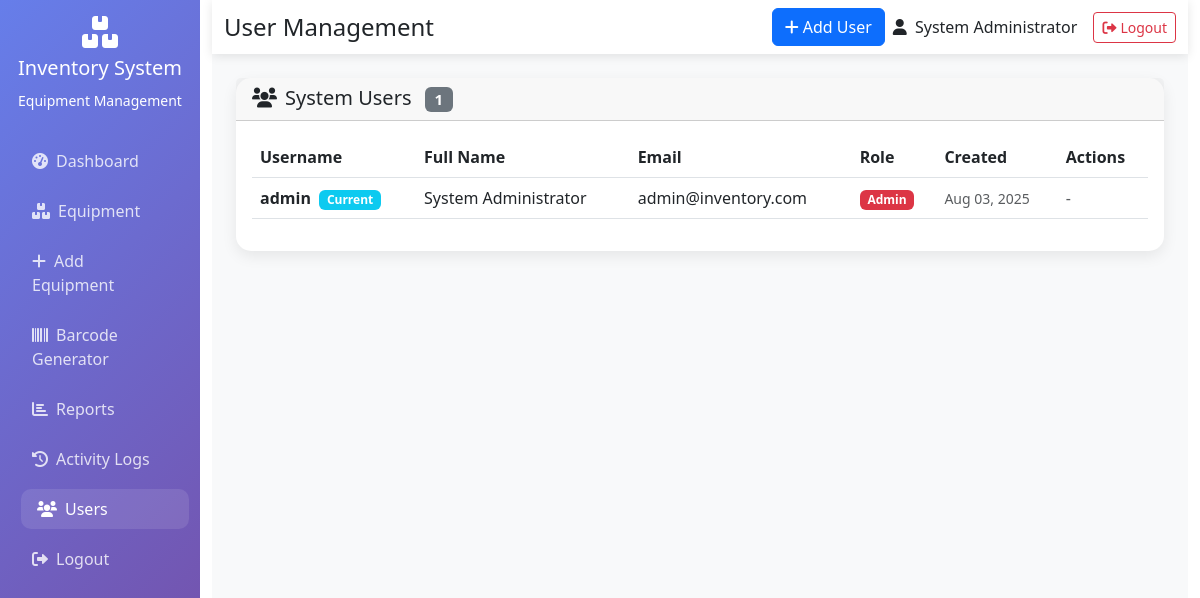
/users.php (signed in), run on the app's committed database.
### tables this page shows
CREATE TABLE users (
    id INT AUTO_INCREMENT PRIMARY KEY,
    username VARCHAR(50) NOT NULL UNIQUE,
    email VARCHAR(100) NOT NULL UNIQUE,
    password VARCHAR(255) NOT NULL,
    full_name VARCHAR(100) NOT NULL,
    role ENUM('admin', 'user') DEFAULT 'admin',
    created_at TIMESTAMP DEFAULT CURRENT_TIMESTAMP,
    updated_at TIMESTAMP DEFAULT CURRENT_TIMESTAMP ON UPDATE CURRENT_TIMESTAMP
);

### users.php (the view, shortened to what this page needs)
<?php
$pdo = getDBConnection();
$stmt = $pdo->query("SELECT * FROM users ORDER BY created_at DESC");
$users_list = $stmt->fetchAll();
?>
<!DOCTYPE html>
<html lang="en">
<head>
    <link href="https://cdn.jsdelivr.net/npm/bootstrap@5.3.0/dist/css/bootstrap.min.css" rel="stylesheet">
    <link href="https://cdnjs.cloudflare.com/ajax/libs/font-awesome/6.0.0/css/all.min.css" rel="stylesheet">
</head>
<body>
    <div class="container-fluid">
        <div class="row">
            <div class="col-md-3 col-lg-2 px-0">
                <div class="sidebar p-3">
                    <div class="text-center mb-4">
                        <i class="fas fa-boxes fa-2x mb-2"></i>
                        <h5>Inventory System</h5>
                        <small>Equipment Management</small>
                    </div>
                    <nav class="nav flex-column">
                        <a class="nav-link" href="dashboard.php">
                            <i class="fas fa-tachometer-alt me-2"></i>Dashboard
                        </a>
                        <a class="nav-link" href="equipment.php">
                            <i class="fas fa-boxes me-2"></i>Equipment
                        </a>
                        <a class="nav-link" href="add_equipment.php">
                            <i class="fas fa-plus me-2"></i>Add Equipment
                        </a>
                        <a class="nav-link" href="barcode_generator.php">
                            <i class="fas fa-barcode me-2"></i>Barcode Generator
                        </a>
                        <a class="nav-link" href="reports.php">
                            <i class="fas fa-chart-bar me-2"></i>Reports
                        </a>
                        <a class="nav-link" href="activity_logs.php">
                            <i class="fas fa-history me-2"></i>Activity Logs
                        </a>
                        <a class="nav-link active" href="users.php">
                            <i class="fas fa-users me-2"></i>Users
                        </a>
                        <a class="nav-link" href="logout.php">
                            <i class="fas fa-sign-out-alt me-2"></i>Logout
                        </a>
                    </nav>
                </div>
            </div>
            <div class="col-md-9 col-lg-10">
                <div class="main-content">
                    <nav class="navbar navbar-expand-lg">
                        <div class="container-fluid">
                            <h4 class="mb-0">User Management</h4>
                            <div class="d-flex align-items-center">
                                <button type="button" class="btn btn-primary me-2" data-bs-toggle="modal" data-bs-target="#addUserModal">
                                    <i class="fas fa-plus me-1"></i>Add User
                                </button>
                                <span class="me-3">
                                    <i class="fas fa-user me-1"></i>
                                    <?php echo htmlspecialchars($_SESSION['full_name']); ?>
                                </span>
                                <a href="logout.php" class="btn btn-outline-danger btn-sm">
                                    <i class="fas fa-sign-out-alt me-1"></i>Logout
                                </a>
                            </div>
                        </div>
                    </nav>
                    <div class="p-4">
                        <div class="card">
                            <div class="card-header">
                                <h5 class="mb-0">
                                    <i class="fas fa-users me-2"></i>System Users
                                    <span class="badge bg-secondary ms-2"><?php echo count($users_list); ?></span>
                                </h5>
                            </div>
                            <div class="card-body">
                                <div class="table-responsive">
                                    <table class="table table-hover">
                                        <thead>
                                            <tr>
                                                <th>Username</th>
                                                <th>Full Name</th>
                                                <th>Email</th>
                                                <th>Role</th>
                                                <th>Created</th>
                                                <th>Actions</th>
                                            </tr>
                                        </thead>
                                        <tbody>
                                            <?php foreach ($users_list as $user): ?>
                                            <tr>
                                                <td>
                                                    <strong><?php echo htmlspecialchars($user['username']); ?></strong>
                                                    <?php if ($user['id'] == $_SESSION['user_id']): ?>
                                                        <span class="badge bg-info ms-1">Current</span>
                                                    <?php endif; ?>
                                                </td>
                                                <td><?php echo htmlspecialchars($user['full_name']); ?></td>
                                                <td><?php echo htmlspecialchars($user['email']); ?></td>
                                                <td>
                                                    <span class="badge <?php echo $user['role'] === 'admin' ? 'bg-danger' : 'bg-secondary'; ?>">
                                                        <?php echo ucfirst($user['role']); ?>
                                                    </span>
                                                </td>
                                                <td>
                                                    <small class="text-muted">
                                                        <?php echo date('M d, Y', strtotime($user['created_at'])); ?>
                                                    </small>
                                                </td>
                                                <td>
                                                    <?php if ($user['id'] != $_SESSION['user_id']): ?>
                                                        <button type="button" class="btn btn-outline-danger btn-sm"
                                                                onclick="confirmDelete(<?php echo $user['id']; ?>, '<?php echo htmlspecialchars($user['username']); ?>')">
                                                            <i class="fas fa-trash"></i>
                                                        </button>
                                                    <?php else: ?>
                                                        <span class="text-muted">-</span>
                                                    <?php endif; ?>
                                                </td>
                                            </tr>
                                            <?php endforeach; ?>
                                        </tbody>
                                    </table>
                                </div>
                            </div>
                        </div>
                    </div>
                </div>
            </div>
        </div>
    </div>
</body>
</html>

### users.php (style rules this page uses)
.sidebar { background: linear-gradient(135deg, #667eea 0%, #764ba2 100%); min-height: 100vh; color: white; }
.sidebar .nav-link { color: rgba(255, 255, 255, 0.8); border-radius: 10px; margin: 5px 0; transition: all 0.3s ease; }
.sidebar .nav-link:hover, .sidebar .nav-link.active { color: white; background: rgba(255, 255, 255, 0.1); transform: translateX(5px); }
.main-content { background: #f8f9fa; min-height: 100vh; }
.card { border: none; border-radius: 15px; box-shadow: 0 5px 15px rgba(0, 0, 0, 0.08); }
.navbar { background: white; box-shadow: 0 2px 10px rgba(0, 0, 0, 0.1); }

### data on the page
users: username "admin", shows "Current", full_name "System Administrator", email "admin@inventory.com", role "Admin", created_at "Aug 03, 2025"

### other printed values
$_SESSION['full_name'] "System Administrator"
count($users_list) "1"
